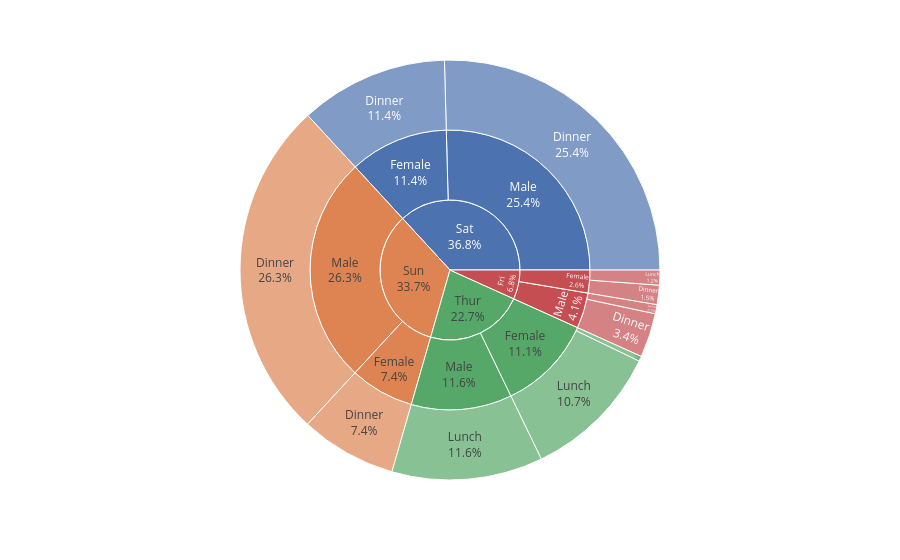

Notebook source saved alongside this figure:
### Code cell
fig=px.sunburst(df, path =['day', 'sex','time'], values='total_bill', template='seaborn')
fig.update_traces(texttemplate='%{label}<br>%{percentRoot:.1%}')
fig

### Figure 1 — Plotly figure (JSON) as saved in the notebook; plotly's stock layout.template omitted (floating-point values rounded to 4 significant figures)
{"data": [{"branchvalues": "total", "domain": {"x": [0, 1], "y": [0, 1]}, "hovertemplate": "labels=%{label}<br>total_bill=%{value}<br>parent=%{parent}<br>id=%{id}<extra></extra>", "ids": ["Sun/Female/Dinner", "Sun/Male/Dinner", "Sat/Male/Dinner", "Sat/Female/Dinner", "Thur/Male/Lunch", "Thur/Female/Lunch", "Fri/Male/Dinner", "Fri/Female/Dinner", "Fri/Male/Lunch", "Fri/Female/Lunch", "Thur/Female/Dinner", "Sun/Female", "Sun/Male", "Sat/Male", "Sat/Female", "Thur/Male", "Thur/Female", "Fri/Male", "Fri/Female", "Sun", "Sat", "Thur", "Fri"], "labels": ["Dinner", "Dinner", "Dinner", "Dinner", "Lunch", "Lunch", "Dinner", "Dinner", "Lunch", "Lunch", "Dinner", "Female", "Male", "Male", "Female", "Male", "Female", "Male", "Female", "Sun", "Sat", "Thur", "Fri"], "name": "", "parents": ["Sun/Female", "Sun/Male", "Sat/Male", "Sat/Female", "Thur/Male", "Thur/Female", "Fri/Male", "Fri/Female", "Fri/Male", "Fri/Female", "Thur/Female", "Sun", "Sun", "Sat", "Sat", "Thur", "Thur", "Fri", "Fri", "", "", "", ""], "texttemplate": "%{label}<br>%{percentRoot:.1%}", "type": "sunburst", "values": [357.7, 1269.0, 1227.0, 551.0, 561.4, 516.1, 164.4, 71.55, 34.16, 55.76, 18.78, 357.7, 1269.0, 1227.0, 551.0, 561.4, 534.9, 198.6, 127.3, 1627.0, 1778.0, 1096.0, 325.9]}], "layout": {"legend": {"tracegroupgap": 0}, "margin": {"t": 60}}}
